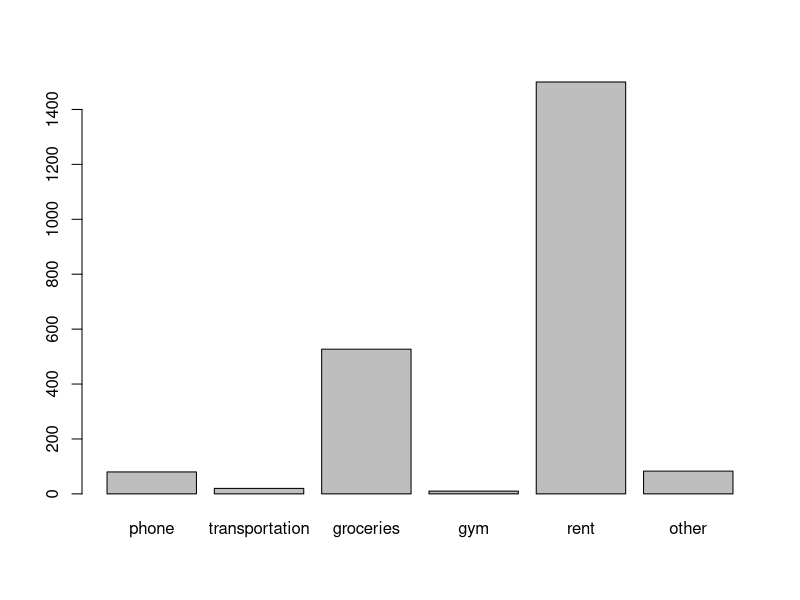
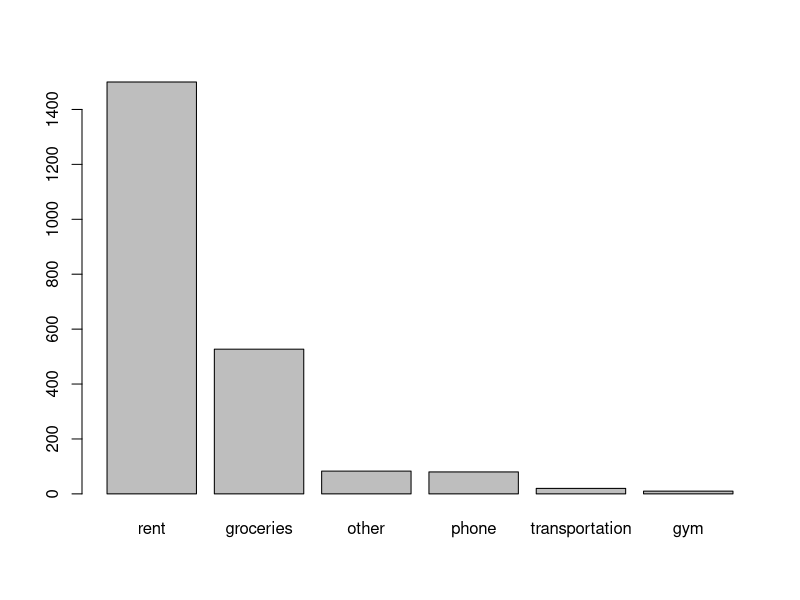

Reproduce these figures in R, in order.
## ---- chunk 1
knitr::opts_chunk$set(echo = TRUE)
## ---- chunk 2
phone <- 80
transportation <- 20
groceries <- 527
gym <- 10
rent <- 1500
other <- 83
## ---- chunk 3
total <- phone + transportation + groceries + gym + rent + other
total
## ---- chunk 4
total * 5
## ---- chunk 5
total * 10

## ---- chunk 6
expenses <- c(phone, transportation, groceries, gym, rent, other)
names(expenses) <- c('phone', 'transportation', 'groceries', 'gym', 'rent', 'other')
## ---- chunk 7
barplot(expenses)

## ---- chunk 8
barplot(sort(expenses, decreasing = TRUE))

## ---- chunk 9
a <- 3
b <- 4
hyp <- sqrt(a^2 + b^2)
## ---- chunk 10
# Binomial
n <- 5 
k <- 2
p <- 0.5  
## ---- chunk 11
factorial(n) / (factorial(n-k) * factorial(k))

## ---- chunk 12
(factorial(n) / (factorial(n-k) * factorial(k))) * p^k * (1-p)^(n-k)

## ---- chunk 13
choose(n, k) * p^k * (1-p)^(n-k)

## ---- chunk 14
choose(10, 3) * (1/6)^3 * (5/6)^(10-3)

## ---- chunk 15
dbinom(x = 2, size = 5, prob = 1/2)

## ---- chunk 16
dbinom(x = 3, size = 3, prob = 1/6)

## ---- chunk 17
dbinom(x = 2, size = 5, prob = 0.35)

## ---- chunk 18
H4 <- dbinom(x = 4, size = 5, prob = 0.35)
H5<- dbinom(x = 5, size = 5, prob = 0.35)
H4 + H5
## ---- chunk 19
install.packages(c("stringr", "RColorBrewer", "XML"))
## ---- chunk 20
x <- 2
(3 * x^2) + (4 * x) + 8
## ---- chunk 21
x <- -3:3
(3 * x^2) + (4 * x) + 8
## ---- chunk 22
help("+")
?"^"
